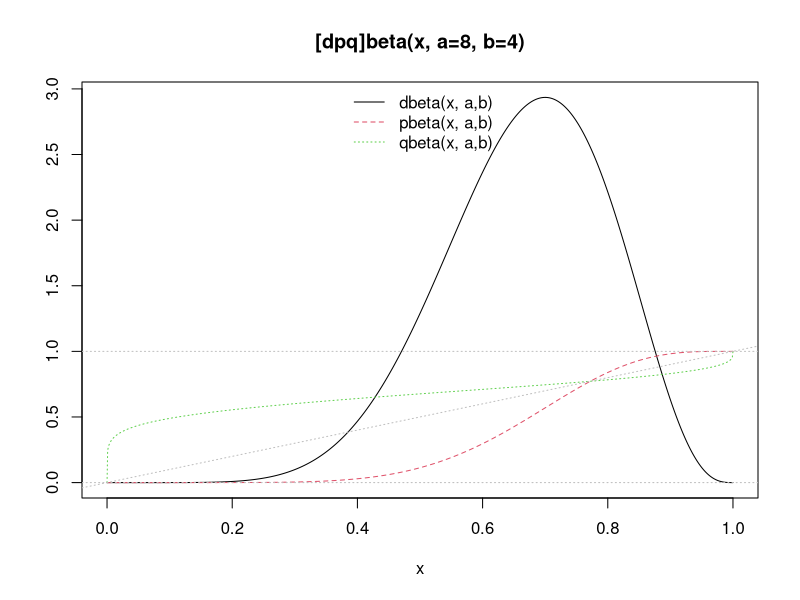

Write the R code that produced this figure.
## ---- chunk 1
knitr::opts_chunk$set(echo = TRUE, comment="", warning=F)
## ---- chunk 2
# Dt=total dog population 
# pC[i] = proportion of dogs in each category
# Categories are C always confined, SC sometimes confined, NC never confined
# and sum to one

Dt=30000
C=0.28
NC=0.48
SC=1-(C+NC)
pC=c(C,SC,NC)
d=Dt*pC
## ---- chunk 3
# vaccine efficacy estimates
# pve = probability of vaccinating a dog in category C using method i
# methods are CP - central point, DD-door to door, 
# CVR-capture, vaccinate, release, ORV-oral bait
# values from Wallance (assume ORV is more effective with never confined)

CP=c(.95,.80,.05)
DD=c(.95,.80,.05)
CVR=c(.05,.95,.80)
ORV=c(.05,.95,.95)

pve=data.frame(CP,DD,CVR,ORV)
vaxcats=colnames(pve)
dogcats=c("C", "SC", "NC")
rownames(pve)=dogcats
## ---- chunk 4

#vaccine ranking
C_V=c(1,1,3,3)
SC_V=c(2,2,1,2)
NC_V=c(3,3,2,1)

pvr=t(data.frame(C_V,SC_V,NC_V))
rownames(pve)=dogcats
colnames(pve)=vaxcats
pvr
## ---- chunk 5

# turn efficacy into rank
rank.pve=pve
ad=cut(as.matrix(rank(-pve)), 3, labels=c(1:3))
rank.pve[] <- as.numeric(ad)
rank.pve
## ---- chunk 6

#vaccines obtained
#St = total number of vaccine doses obtained
#pm = proportion of doses allocated to each vaccination method 
inj=20400
ob=3600
## ---- chunk 7

#### optimize with constraints for a given number of 
#### vaccines, using regular lp function
library(lpSolve)
obj=c(t(as.matrix(pve)))*100
m <- 3
n <- 4
constr <- matrix (0 , n +m , n*m )
for(i in 1:m){ 
  for(j in 1:n){ 
    constr[i, n*(i-1) + j] <- 1
    constr[m+j, n*(i-1) + j] <- 1
  }
}
# this array will ensure we cannot exceed the number of dogs in 
# a category, and that a given the number of vaccines in a category
# cannot exceed the total

injc=c(1,1,1,0,1,1,1,0,1,1,1,0) # all categories summed cannot exceed inj vaccines
obhc=c(0,0,0,1,0,0,0,1,0,0,0,1) #all categories summed cannot exceed obh vaccines
cover1=c(c(1,1,1,1,0,0,0,0,0,0,0,0)) #required coverage C
cover2=c(c(0,0,0,0,1,1,1,1,0,0,0,0)) #required coverage SC
cover3=c(c(0,0,0,0,0,0,0,0,1,1,1,1)) #required coverage NC

constr=rbind(constr, injc, obhc, cover1, cover2, cover3)
rhs <- c(d[1], d[2], d[3], inj, inj, inj, 
         ob, inj, ob, 0.7*d[1],0.7*d[2],0.7*d[3])
constr.dir <- c(rep("<=",m ), rep("<=", n+2),
                rep(">=",3))


prod.trans <- lp ("max", objective.in=obj, 
                  constr, constr.dir, rhs)
soln=(matrix(prod.trans$solution, nrow=4))
solntab=(rbind(soln,colSums(soln)/d ))
colnames(solntab)=dogcats
rownames(solntab)=c(vaxcats, "%vax")
knitr::kable(solntab, digits=2, caption="Table: Optimal vaccine allocation strategy")

## ---- chunk 8
## Visualization, including limit cases:
pl.beta <- function(a,b, asp = if(isLim) 1, ylim = if(isLim) c(0,1.1)) {
  if(isLim <- a == 0 || b == 0 || a == Inf || b == Inf) {
    eps <- 1e-10
    x <- c(0, eps, (1:7)/16, 1/2+c(-eps,0,eps), (9:15)/16, 1-eps, 1)
  } else {
    x <- seq(0, 1, length.out = 1025)
  }
  fx <- cbind(dbeta(x, a,b), pbeta(x, a,b), qbeta(x, a,b))
  f <- fx; f[fx == Inf] <- 1e100
  matplot(x, f, ylab="", type="l", ylim=ylim, asp=asp,
          main = sprintf("[dpq]beta(x, a=%g, b=%g)", a,b))
  abline(0,1,     col="gray", lty=3)
  abline(h = 0:1, col="gray", lty=3)
  legend("top", paste0(c("d","p","q"), "beta(x, a,b)"),
         col=1:3, lty=1:3, bty = "n")
  invisible(cbind(x, fx))
}

aval=7+1
bval=10-7+1

aval
bval
pl.beta(aval, bval)
## ---- chunk 9

# function to generate random vaccine efficacy matrix
rbpve<-function(x){
aval=x*10+1
bval=10-x*10+1
y=rbeta(1, aval, bval)
return(y)
}

# function to calculate optimal allocation with random matrix draw
# many times
randvax<-function(pve,d) {
covmat=matrix(NA, nrow=100, ncol=3)
mclist=list()
plist=list()
for (i in 1:100){
  p=apply(pve, c(1,2), rbpve)
  plist[[i]]=p
  obj=c(t(as.matrix(p)))*100
  prod.trans <- lp ("max", objective.in=obj,constr, constr.dir, rhs)

  soln=(matrix(prod.trans$solution, nrow=4))
mclist[[i]]=soln
covmat[i,]=colSums(soln)/d
}
return(list(mclist, covmat, plist))
}
multilist=randvax(pve,d)

#function to tabulate the resulting simulations

tabprep<-function(flist) {
mclist=multilist[1]
plist=multilist[3]
#  Make a 3D array from list of matrices
arr <- array( unlist(mclist) , c(4,3,100) )
parr<-array( unlist(plist) , c(3,4,100) )

#  Get summaries of third dimension
mdarr=apply( arr , 1:2 , median)
mxarr=apply( arr , 1:2 , max)
mnarr=apply( arr , 1:2 , min)

mdp=round(apply( parr , 1:2 , median), 2)
mxp=round(apply( parr , 1:2 , max), 2)
mnp=round(apply( parr , 1:2 , min), 2)
pmat=matrix(paste(mdp, "(", mnp, "-", mxp, ")"), nrow=3,ncol=4)
row.names(pmat)=dogcats
omat=t(matrix(paste(mdarr, "(", mnarr, "-", mxarr, ")"), nrow=3,ncol=4, byrow=T))
covmat=matrix(unlist(multilist[2]),  ncol=3)
cmax=apply(covmat, 2, max)
cmin=apply(covmat, 2, min)
cmed=apply(covmat, 2, median)
crow=paste(cmed, "(", cmin, "-", cmax, ")")
omat=rbind(omat, crow)
colnames(omat)=dogcats
rownames(omat)=c(vaxcats, "%vax")


return(list(pmat, omat))

}
tablist=tabprep(multilist)
pmat=tablist[1]

#Print the results
knitr::kable(pmat, digits=2, caption="Table: Median and range of vaccine efficacy values", col.names=vaxcats)


omat=tablist[2]
knitr::kable(omat, digits=2, caption="Table: Optimal vaccine allocation strategy (median, min - max)", col.names=dogcats)
## ---- chunk 10
#Let's assume a 20% CV for total dog numbers, and no randomness in proportions to start

sddogs=.2*Dt

for (j in 1:10){
  nDt=rnorm(1, Dt, sddogs)
print(nDt)
d=nDt*pC
multilist=randvax(pve,d)
}
# not satisfactory since we have to run 100*# reps of dogs
# could just change function manually, or...


#idea to change function def on the fly to incorporate dog # variability
# first save the definition as a list of string
##newDef <- deparse(vis.gam)

# then identify the line to be changed using regular expressions
# (see ?regexp)
##iLine <- grep("gray\\(seq\\(",initDef)

# replace the line by what you want
##newDef[iLine] <- "            pal <- gray(seq(0.9, 0.1, length = nCol))"

# and define a new function by parsing and evaluating the 
# new definition
##vis.gam2 <- eval(parse(text=newDef))

## Next up
#change the constraints from number of vax units to $$
